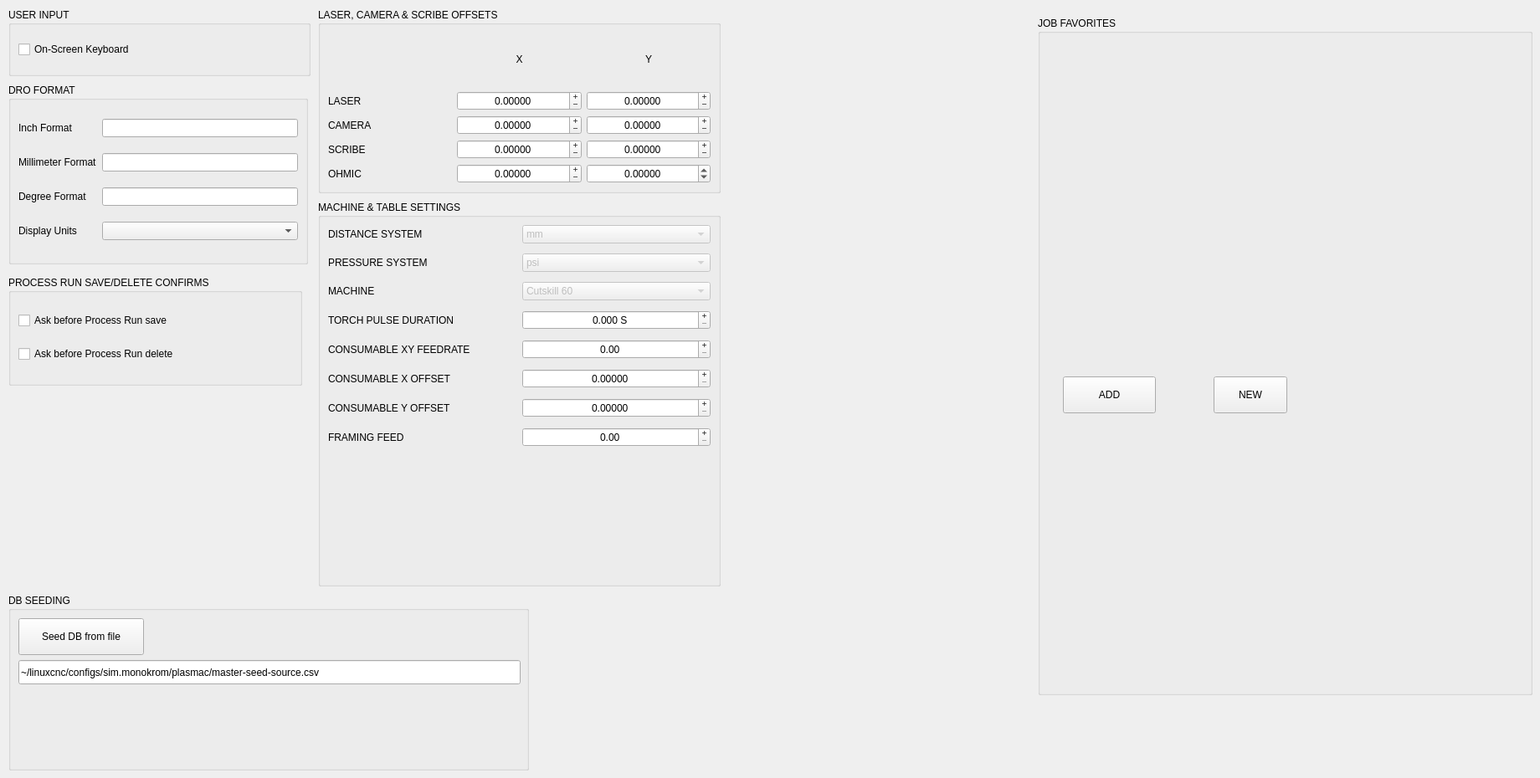
          <widget class="QWidget" name="tab_17">
           <attribute name="title">
            <string>MACHINE</string>
           </attribute>
           <widget class="MkGroupBox" name="groupbox_18">
            <property name="geometry">
             <rect>
              <x>1240</x>
              <y>20</y>
              <width>591</width>
              <height>811</height>
             </rect>
            </property>
            <property name="title">
             <string>JOB FAVORITES</string>
            </property>
            <widget class="QPushButton" name="pushButton">
             <property name="geometry">
              <rect>
               <x>30</x>
               <y>430</y>
               <width>111</width>
               <height>44</height>
              </rect>
             </property>
             <property name="text">
              <string>ADD</string>
             </property>
            </widget>
            <widget class="QPushButton" name="pushButton_2">
             <property name="geometry">
              <rect>
               <x>210</x>
               <y>430</y>
               <width>88</width>
               <height>44</height>
              </rect>
             </property>
             <property name="text">
              <string>NEW</string>
             </property>
            </widget>
           </widget>
           <widget class="MkGroupBox" name="groupbox_17">
            <property name="geometry">
             <rect>
              <x>380</x>
              <y>240</y>
              <width>481</width>
              <height>461</height>
             </rect>
            </property>
            <property name="title">
             <string>MACHINE &amp;&amp; TABLE SETTINGS</string>
            </property>
            <layout class="QGridLayout" name="gridLayout_21">
             <property name="verticalSpacing">
              <number>12</number>
             </property>
             <item row="2" column="0">
              <widget class="QLabel" name="label_62">
               <property name="text">
                <string>MACHINE</string>
               </property>
              </widget>
             </item>
             <item row="5" column="0">
              <widget class="QLabel" name="label_101">
               <property name="text">
                <string>CONSUMABLE X OFFSET</string>
               </property>
              </widget>
             </item>
             <item row="0" column="0">
              <widget class="QLabel" name="label_60">
               <property name="text">
                <string>DISTANCE SYSTEM</string>
               </property>
              </widget>
             </item>
             <item row="0" column="1">
              <widget class="QComboBox" name="filter_distance_system">
               <property name="enabled">
                <bool>false</bool>
               </property>
               <item>
                <property name="text">
                 <string>mm</string>
                </property>
               </item>
               <item>
                <property name="text">
                 <string>inch</string>
                </property>
               </item>
              </widget>
             </item>
             <item row="3" column="1">
              <widget class="PlasmaHalDoubleSpinBox" name="plasma_torch_pulse_sec">
               <property name="alignment">
                <set>Qt::AlignCenter</set>
               </property>
               <property name="buttonSymbols">
                <enum>QAbstractSpinBox::PlusMinus</enum>
               </property>
               <property name="suffix">
                <string> S</string>
               </property>
               <property name="decimals">
                <number>3</number>
               </property>
               <property name="maximum">
                <double>5.000000000000000</double>
               </property>
               <property name="singleStep">
                <double>0.100000000000000</double>
               </property>
               <property name="settingName" stdset="0">
                <string>plasma_torch_pulse_sec</string>
               </property>
              </widget>
             </item>
             <item row="3" column="0">
              <widget class="QLabel" name="label_92">
               <property name="text">
                <string>TORCH PULSE DURATION</string>
               </property>
              </widget>
             </item>
             <item row="1" column="1">
              <widget class="QComboBox" name="filter_pressure_system">
               <property name="enabled">
                <bool>false</bool>
               </property>
               <item>
                <property name="text">
                 <string>psi</string>
                </property>
               </item>
              </widget>
             </item>
             <item row="7" column="0">
              <widget class="QLabel" name="label_100">
               <property name="text">
                <string>FRAMING FEED</string>
               </property>
              </widget>
             </item>
             <item row="8" column="0">
              <spacer name="verticalSpacer_9">
               <property name="orientation">
                <enum>Qt::Vertical</enum>
               </property>
               <property name="sizeHint" stdset="0">
                <size>
                 <width>20</width>
                 <height>40</height>
                </size>
               </property>
              </spacer>
             </item>
             <item row="1" column="0">
              <widget class="QLabel" name="label_61">
               <property name="text">
                <string>PRESSURE SYSTEM</string>
               </property>
              </widget>
             </item>
             <item row="4" column="0">
              <widget class="QLabel" name="label_102">
               <property name="text">
                <string>CONSUMABLE XY FEEDRATE</string>
               </property>
               <property name="wordWrap">
                <bool>true</bool>
               </property>
              </widget>
             </item>
             <item row="2" column="1">
              <widget class="QComboBox" name="filter_machine">
               <property name="enabled">
                <bool>false</bool>
               </property>
               <item>
                <property name="text">
                 <string>Cutskill 60</string>
                </property>
               </item>
               <item>
                <property name="text">
                 <string>Hypertherm 45</string>
                </property>
               </item>
               <item>
                <property name="text">
                 <string>Thermal Dynamics A120</string>
                </property>
               </item>
              </widget>
             </item>
             <item row="4" column="1">
              <widget class="PlasmaHalDoubleSpinBox" name="consumable_xy_feed_rate">
               <property name="alignment">
                <set>Qt::AlignCenter</set>
               </property>
               <property name="buttonSymbols">
                <enum>QAbstractSpinBox::PlusMinus</enum>
               </property>
               <property name="maximum">
                <double>20000.000000000000000</double>
               </property>
               <property name="settingName" stdset="0">
                <string>consumable_xy_feed_rate</string>
               </property>
              </widget>
             </item>
             <item row="7" column="1">
              <widget class="VCPSettingsDoubleSpinBox" name="framing_feed_rate">
               <property name="alignment">
                <set>Qt::AlignCenter</set>
               </property>
               <property name="buttonSymbols">
                <enum>QAbstractSpinBox::PlusMinus</enum>
               </property>
               <property name="maximum">
                <double>20000.000000000000000</double>
               </property>
               <property name="settingName" stdset="0">
                <string>framing_feed_rate</string>
               </property>
              </widget>
             </item>
             <item row="6" column="0">
              <widget class="QLabel" name="label_103">
               <property name="text">
                <string>CONSUMABLE Y OFFSET</string>
               </property>
              </widget>
             </item>
             <item row="5" column="1">
              <widget class="PlasmaHalDoubleSpinBox" name="consumable_offset_x">
               <property name="alignment">
                <set>Qt::AlignCenter</set>
               </property>
               <property name="buttonSymbols">
                <enum>QAbstractSpinBox::PlusMinus</enum>
               </property>
               <property name="decimals">
                <number>5</number>
               </property>
               <property name="maximum">
                <double>20000.000000000000000</double>
               </property>
               <property name="settingName" stdset="0">
                <string>consumable_offset_x</string>
               </property>
              </widget>
             </item>
             <item row="6" column="1">
              <widget class="PlasmaHalDoubleSpinBox" name="consumable_offset_y">
               <property name="alignment">
                <set>Qt::AlignCenter</set>
               </property>
               <property name="buttonSymbols">
                <enum>QAbstractSpinBox::PlusMinus</enum>
               </property>
               <property name="decimals">
                <number>5</number>
               </property>
               <property name="maximum">
                <double>20000.000000000000000</double>
               </property>
               <property name="settingName" stdset="0">
                <string>consumable_offset_y</string>
               </property>
              </widget>
             </item>
            </layout>
           </widget>
           <widget class="MkGroupBox" name="groupbox_27">
            <property name="geometry">
             <rect>
              <x>380</x>
              <y>10</y>
              <width>481</width>
              <height>221</height>
             </rect>
            </property>
            <property name="title">
             <string>LASER, CAMERA &amp;&amp; SCRIBE OFFSETS</string>
            </property>
            <layout class="QGridLayout" name="gridLayout_31">
             <item row="2" column="1">
              <widget class="VCPSettingsDoubleSpinBox" name="camera_offset_x">
               <property name="alignment">
                <set>Qt::AlignCenter</set>
               </property>
               <property name="buttonSymbols">
                <enum>QAbstractSpinBox::PlusMinus</enum>
               </property>
               <property name="decimals">
                <number>5</number>
               </property>
               <property name="minimum">
                <double>-200.000000000000000</double>
               </property>
               <property name="maximum">
                <double>200.000000000000000</double>
               </property>
               <property name="settingName" stdset="0">
                <string>camera_offset_x</string>
               </property>
              </widget>
             </item>
             <item row="0" column="2">
              <widget class="QLabel" name="label_87">
               <property name="text">
                <string>Y</string>
               </property>
               <property name="alignment">
                <set>Qt::AlignCenter</set>
               </property>
              </widget>
             </item>
             <item row="3" column="1">
              <widget class="PlasmaHalDoubleSpinBox" name="scribe_offset_x">
               <property name="alignment">
                <set>Qt::AlignCenter</set>
               </property>
               <property name="buttonSymbols">
                <enum>QAbstractSpinBox::PlusMinus</enum>
               </property>
               <property name="decimals">
                <number>5</number>
               </property>
               <property name="minimum">
                <double>-200.000000000000000</double>
               </property>
               <property name="maximum">
                <double>200.000000000000000</double>
               </property>
               <property name="settingName" stdset="0">
                <string>scribe_offset_x</string>
               </property>
              </widget>
             </item>
             <item row="1" column="2">
              <widget class="VCPSettingsDoubleSpinBox" name="laser_offset_y">
               <property name="alignment">
                <set>Qt::AlignCenter</set>
               </property>
               <property name="buttonSymbols">
                <enum>QAbstractSpinBox::PlusMinus</enum>
               </property>
               <property name="decimals">
                <number>5</number>
               </property>
               <property name="minimum">
                <double>-200.000000000000000</double>
               </property>
               <property name="maximum">
                <double>200.000000000000000</double>
               </property>
               <property name="settingName" stdset="0">
                <string>laser_offset_y</string>
               </property>
              </widget>
             </item>
             <item row="3" column="0">
              <widget class="QLabel" name="label_88">
               <property name="text">
                <string>SCRIBE</string>
               </property>
              </widget>
             </item>
             <item row="1" column="1">
              <widget class="VCPSettingsDoubleSpinBox" name="laser_offset_x">
               <property name="alignment">
                <set>Qt::AlignCenter</set>
               </property>
               <property name="buttonSymbols">
                <enum>QAbstractSpinBox::PlusMinus</enum>
               </property>
               <property name="decimals">
                <number>5</number>
               </property>
               <property name="minimum">
                <double>-200.000000000000000</double>
               </property>
               <property name="maximum">
                <double>200.000000000000000</double>
               </property>
               <property name="settingName" stdset="0">
                <string>laser_offset_x</string>
               </property>
              </widget>
             </item>
             <item row="2" column="0">
              <widget class="QLabel" name="label_89">
               <property name="text">
                <string>CAMERA</string>
               </property>
              </widget>
             </item>
             <item row="1" column="0">
              <widget class="QLabel" name="label_78">
               <property name="text">
                <string>LASER</string>
               </property>
              </widget>
             </item>
             <item row="3" column="2">
              <widget class="PlasmaHalDoubleSpinBox" name="scribe_offset_y">
               <property name="alignment">
                <set>Qt::AlignCenter</set>
               </property>
               <property name="buttonSymbols">
                <enum>QAbstractSpinBox::PlusMinus</enum>
               </property>
               <property name="decimals">
                <number>5</number>
               </property>
               <property name="minimum">
                <double>-200.000000000000000</double>
               </property>
               <property name="maximum">
                <double>200.000000000000000</double>
               </property>
               <property name="settingName" stdset="0">
                <string>scribe_offset_y</string>
               </property>
              </widget>
             </item>
             <item row="2" column="2">
              <widget class="VCPSettingsDoubleSpinBox" name="camera_offset_y">
               <property name="alignment">
                <set>Qt::AlignCenter</set>
               </property>
               <property name="buttonSymbols">
                <enum>QAbstractSpinBox::PlusMinus</enum>
               </property>
               <property name="decimals">
                <number>5</number>
               </property>
               <property name="minimum">
                <double>-200.000000000000000</double>
               </property>
               <property name="maximum">
                <double>200.000000000000000</double>
               </property>
               <property name="settingName" stdset="0">
                <string>camera_offset_y</string>
               </property>
              </widget>
             </item>
             <item row="0" column="1">
              <widget class="QLabel" name="label_86">
               <property name="text">
                <string>X</string>
               </property>
               <property name="alignment">
                <set>Qt::AlignCenter</set>
               </property>
              </widget>
             </item>
             <item row="4" column="0">
              <widget class="QLabel" name="label_104">
               <property name="text">
                <string>OHMIC</string>
               </property>
              </widget>
             </item>
             <item row="4" column="1">
              <widget class="PlasmaHalDoubleSpinBox" name="plasmahaldoublespinbox">
               <property name="alignment">
                <set>Qt::AlignCenter</set>
               </property>
               <property name="buttonSymbols">
                <enum>QAbstractSpinBox::PlusMinus</enum>
               </property>
               <property name="decimals">
                <number>5</number>
               </property>
               <property name="minimum">
                <double>-200.000000000000000</double>
               </property>
               <property name="maximum">
                <double>200.000000000000000</double>
               </property>
               <property name="pinBaseName" stdset="0">
                <string>ohmic-offset-x</string>
               </property>
               <property name="settingName" stdset="0">
                <string>ohmic_offset_x</string>
               </property>
              </widget>
             </item>
             <item row="4" column="2">
              <widget class="PlasmaHalDoubleSpinBox" name="plasmahaldoublespinbox_2">
               <property name="alignment">
                <set>Qt::AlignCenter</set>
               </property>
               <property name="decimals">
                <number>5</number>
               </property>
               <property name="minimum">
                <double>-200.000000000000000</double>
               </property>
               <property name="maximum">
                <double>200.000000000000000</double>
               </property>
               <property name="pinBaseName" stdset="0">
                <string>ohmic-offset-y</string>
               </property>
               <property name="settingName" stdset="0">
                <string>ohmic_offset_y</string>
               </property>
              </widget>
             </item>
            </layout>
           </widget>
           <widget class="MkGroupBox" name="groupbox_24">
            <property name="geometry">
             <rect>
              <x>10</x>
              <y>710</y>
              <width>622</width>
              <height>211</height>
             </rect>
            </property>
            <property name="title">
             <string>DB SEEDING</string>
            </property>
            <layout class="QGridLayout" name="gridLayout_23">
             <item row="1" column="0">
              <widget class="QLineEdit" name="lne_seed_source">
               <property name="sizePolicy">
                <sizepolicy hsizetype="Fixed" vsizetype="Fixed">
                 <horstretch>0</horstretch>
                 <verstretch>0</verstretch>
                </sizepolicy>
               </property>
               <property name="minimumSize">
                <size>
                 <width>600</width>
                 <height>29</height>
                </size>
               </property>
               <property name="maximumSize">
                <size>
                 <width>600</width>
                 <height>16777215</height>
                </size>
               </property>
               <property name="text">
                <string>~/linuxcnc/configs/sim.monokrom/plasmac/master-seed-source.csv</string>
               </property>
              </widget>
             </item>
             <item row="0" column="0">
              <widget class="ActionButton" name="btn_seed_db">
               <property name="sizePolicy">
                <sizepolicy hsizetype="Fixed" vsizetype="Fixed">
                 <horstretch>0</horstretch>
                 <verstretch>0</verstretch>
                </sizepolicy>
               </property>
               <property name="minimumSize">
                <size>
                 <width>34</width>
                 <height>44</height>
                </size>
               </property>
               <property name="maximumSize">
                <size>
                 <width>150</width>
                 <height>16777215</height>
                </size>
               </property>
               <property name="text">
                <string>Seed DB from file</string>
               </property>
              </widget>
             </item>
             <item row="2" column="0">
              <widget class="QLabel" name="lbl_seed_status">
               <property name="text">
                <string/>
               </property>
              </widget>
             </item>
            </layout>
           </widget>
           <widget class="MkGroupBox" name="groupbox_23">
            <property name="geometry">
             <rect>
              <x>10</x>
              <y>330</y>
              <width>351</width>
              <height>131</height>
             </rect>
            </property>
            <property name="title">
             <string>PROCESS RUN SAVE/DELETE CONFIRMS</string>
            </property>
            <layout class="QVBoxLayout" name="verticalLayout_12">
             <item>
              <widget class="VCPSettingsCheckBox" name="ask_on_run_save">
               <property name="text">
                <string>Ask before Process Run save</string>
               </property>
               <property name="settingName" stdset="0">
                <string>run_save_confirm</string>
               </property>
              </widget>
             </item>
             <item>
              <widget class="VCPSettingsCheckBox" name="ask_on_run_delete">
               <property name="text">
                <string>Ask before Process Run delete</string>
               </property>
               <property name="settingName" stdset="0">
                <string>run_delete_confirm</string>
               </property>
              </widget>
             </item>
            </layout>
           </widget>
           <widget class="MkGroupBox" name="groupbox_7">
            <property name="geometry">
             <rect>
              <x>10</x>
              <y>100</y>
              <width>358</width>
              <height>216</height>
             </rect>
            </property>
            <property name="title">
             <string>DRO FORMAT</string>
            </property>
            <layout class="QGridLayout" name="gridLayout_15">
             <item row="1" column="1">
              <widget class="VCPSettingsLineEdit" name="settings_lineedit_2">
               <property name="settingName" stdset="0">
                <string>dro.millimeter-format</string>
               </property>
              </widget>
             </item>
             <item row="0" column="1">
              <widget class="VCPSettingsLineEdit" name="settings_lineedit">
               <property name="settingName" stdset="0">
                <string>dro.inch-format</string>
               </property>
              </widget>
             </item>
             <item row="2" column="1">
              <widget class="VCPSettingsLineEdit" name="settings_lineedit_3">
               <property name="settingName" stdset="0">
                <string>dro.degree-format</string>
               </property>
              </widget>
             </item>
             <item row="3" column="0">
              <widget class="QLabel" name="label_4">
               <property name="text">
                <string>Display Units</string>
               </property>
              </widget>
             </item>
             <item row="2" column="0">
              <widget class="QLabel" name="label_3">
               <property name="text">
                <string>Degree Format</string>
               </property>
              </widget>
             </item>
             <item row="3" column="1">
              <widget class="VCPSettingsComboBox" name="settingscombobox">
               <property name="settingName" stdset="0">
                <string>dro.display-units</string>
               </property>
              </widget>
             </item>
             <item row="1" column="0">
              <widget class="QLabel" name="label_2">
               <property name="text">
                <string>Millimeter Format</string>
               </property>
              </widget>
             </item>
             <item row="0" column="0">
              <widget class="QLabel" name="label">
               <property name="text">
                <string>Inch Format</string>
               </property>
              </widget>
             </item>
            </layout>
           </widget>
           <widget class="MkGroupBox" name="groupbox_8">
            <property name="geometry">
             <rect>
              <x>10</x>
              <y>10</y>
              <width>361</width>
              <height>81</height>
             </rect>
            </property>
            <property name="title">
             <string>USER INPUT</string>
            </property>
            <layout class="QGridLayout" name="gridLayout_16">
             <item row="0" column="0">
              <widget class="VCPSettingsCheckBox" name="settings_checkbox">
               <property name="text">
                <string>On-Screen Keyboard </string>
               </property>
               <property name="settingName" stdset="0">
                <string>virtual-input.enable</string>
               </property>
              </widget>
             </item>
            </layout>
           </widget>
          </widget>
